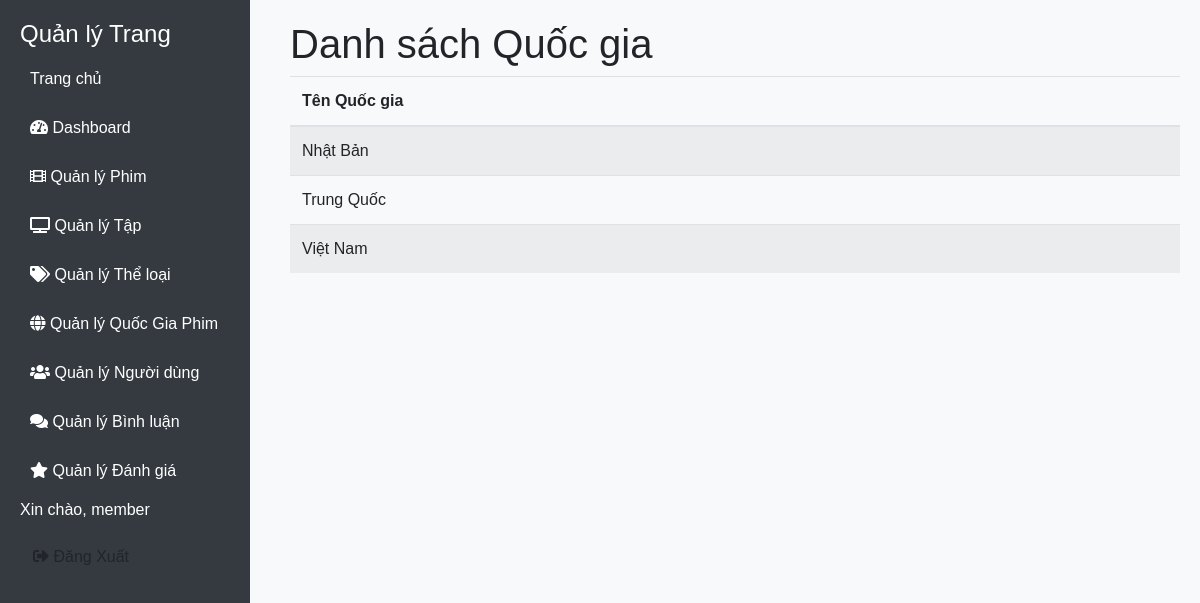
/admin/manage_nation/index.php (signed in), run on the app's committed database.
### tables this page shows
CREATE TABLE `countries` (
  `id` int(11) NOT NULL,
  `name` varchar(100) NOT NULL
);

### admin/manage_nation/index.php (the view, shortened to what this page needs)
<?php
include('../dbconnect.php');
$current_user_role = $_SESSION['role'];
?>
<!DOCTYPE html>
<html lang="vi">
<head>
    <link rel="stylesheet" href="https://stackpath.bootstrapcdn.com/bootstrap/4.5.2/css/bootstrap.min.css">
    <link rel="stylesheet" href="https://cdnjs.cloudflare.com/ajax/libs/font-awesome/5.15.4/css/all.min.css">
    <link rel="stylesheet" href="../view/style.css">
</head>
<body>
    <?php include_once('../sidebar.php'); ?>
    <div class="content">
        <h1>Danh sách Quốc gia</h1>
        <?php
        $sql = "SELECT * FROM countries";
        $result = $conn->query($sql);
        ?>
        <table class="table table-striped">
            <thead>
                <tr>
                    <th>Tên Quốc gia</th>
                </tr>
            </thead>
            <tbody>
                <?php
                if ($result->num_rows > 0) {
                    while($row = $result->fetch_assoc()) {
                        echo "<tr>
                                <td>{$row['name']}</td>";
                        echo "</tr>";
                    }
                } else {
                    echo "<tr><td colspan='" . ($current_user_role === 'admin' ? "2" : "1") . "'>Không có dữ liệu</td></tr>";
                }
                ?>
            </tbody>
        </table>
    </div>
</body>
</html>

### admin/view/style.css (style rules this page uses)
body { font-family: Arial, sans-serif; background-color: #f8f9fa; }
.content { margin-left: 270px; padding: 20px; }

### data on the page
countries: name "Nhật Bản"
countries: name "Trung Quốc"
countries: name "Việt Nam"

### other printed values
$_SESSION['username'] "member"
